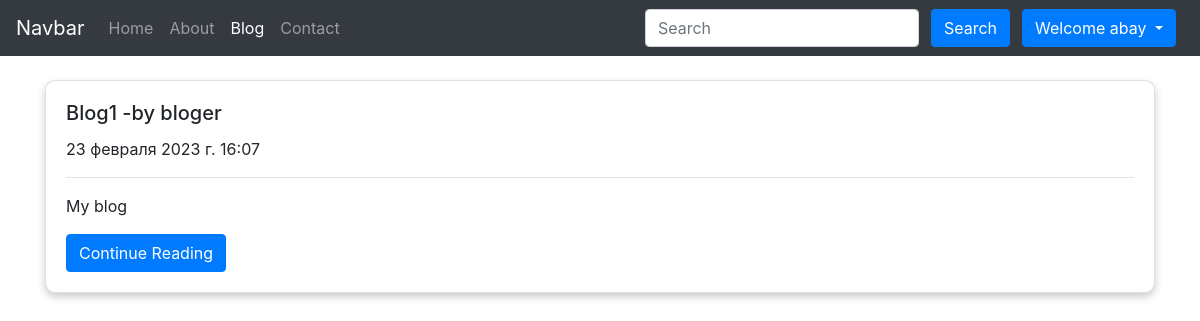
Page /blog/ (signed in) on the committed database.
### Blog/models.py (models this page shows, shortened)
class Post(models.Model):
    sno = models.AutoField(primary_key = True)
    title = models.CharField(max_length = 100, verbose_name = 'Заголовок')
    text = models.TextField(verbose_name = "Описане")
    author = models.CharField(max_length = 30, verbose_name = 'Автор')
    slug = models.CharField(max_length = 300, verbose_name = 'Категории')
    timeStamp = models.DateTimeField(default = datetime.now, blank = True,
                verbose_name = 'Дата публикации')

### Blog/views.py (the view)
# urls.py: path('', views.blogHome, name = 'blogHome'),
def blogHome(request):
    allPosts = Post.objects.all()
    context = {
        'allPosts': allPosts
        }
    return render(request, 'blog/home.html', context = context)

### templates/blog/home.html (shortened to what this page needs)
{% extends 'base.html' %}
{% block activeBlog %}active{% endblock activeBlog %}
{% block body %}
<div class="container my-4">
    {% for post in allPosts %}
    <div class="card my-4">
        <div class="card-body">
            <h5 class="card-title">{{post.title}}     -by {{post.author}}</h5>
            <p class="card-text">{{ post.timeStamp }}</p>
            <hr class="solid">
            <p class="card-text">{{post.text | truncatechars:500}}</p>
            <a href="/blog/{{post.slug}}" class="btn btn-primary">Continue Reading</a>
        </div>
    </div>
    {% endfor %}
</div>
{% endblock body %}

### templates/base.html (shortened to what this page needs)
<!doctype html>
<html lang="en">
<head>
    <link rel="stylesheet" href="https://stackpath.bootstrapcdn.com/bootstrap/4.3.1/css/bootstrap.min.css">
</head>
<body>
    <nav class="navbar navbar-expand-lg navbar-dark bg-dark">
        <a class="navbar-brand" href="/">Navbar</a>
        <div class="collapse navbar-collapse" id="navbarSupportedContent">
            <ul class="navbar-nav mr-auto">
                <li class="nav-item {% block activeHome %}{% endblock activeHome %}">
                    <a class="nav-link" href="/">Home <span class="sr-only">(current)</span></a>
                </li>
                <li class="nav-item {% block activeAbout %}{% endblock activeAbout %}">
                    <a class="nav-link" href="/about">About</a>
                </li>
                <li class="nav-item {% block activeBlog %}{% endblock activeBlog %}">
                    <a class="nav-link" href="/blog">Blog</a>
                </li>
                <li class="nav-item {% block activeContact %}{% endblock activeContact %}">
                    <a class="nav-link" href="/contact">Contact</a>
                </li>
            </ul>
            <form method="get" action="/search" class="form-inline my-2 my-lg-0">
                <input name="query" id="query" class="form-control mr-sm-2" type="search" placeholder="Search"
                    aria-label="Search">
                <button class="btn btn-primary my-2 mx-1 my-sm-0" type="submit">Search</button>
                {% if user.is_authenticated %}
                <div class="btn-group">
                    <button type="button" class="btn btn-primary dropdown-toggle mx-2" data-toggle="dropdown" aria-haspopup="true" aria-expanded="false">
                      Welcome {{user.username}}
                    </button>
                  </div>
                {% endif %}
            </form>
        </div>
    </nav>
    {% block body %}{% endblock body %}
</body>
</html>

### templates/blog/home.html (style rules this page uses)
.card { box-shadow: 0 4px 8px 0 rgba(0, 0, 0, 0.2); border-radius: 10px; }

### rows in the picture
Post: title "Blog1", author "bloger", timeStamp "23 февраля 2023 г. 16:07", text "My blog"

### other values in the picture
{{ user.username }} "abay"
